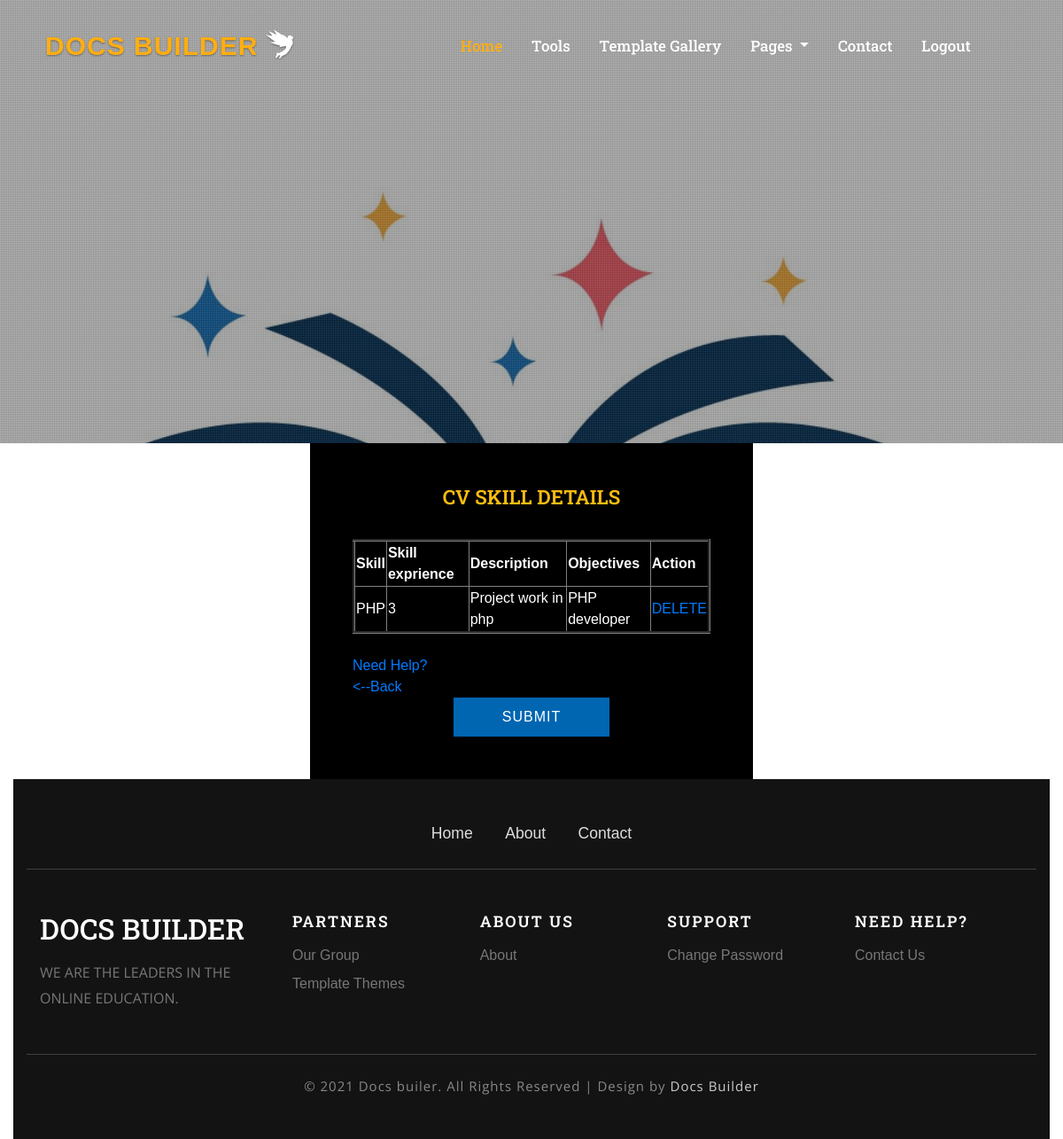
Page /web/editskill.php (signed in) on the committed database.
### tables this page shows
CREATE TABLE `resume_data` (
  `Tech_Id` int(20) NOT NULL,
  `Skill` varchar(30) NOT NULL,
  `Skill_exprience` varchar(30) NOT NULL,
  `Description` longtext NOT NULL,
  `user_id` int(20) NOT NULL,
  `objective` longtext NOT NULL
);

### web/editskill.php (the view, shortened to what this page needs)
<!DOCTYPE html>
<html lang="en">
<head>
	<link rel="stylesheet" href="css/bootstrap.css">
	<link rel="stylesheet" href="css/style.css" type="text/css" media="all" />
	<link rel="stylesheet" href="css/fontawesome-all.css">
</head>
<body>
<?php
 include 'conn.php';
 include 'head.php';
?>
<section class="innerpage_banner py-5">
	<div class="dot1">
	</div>
</section>
<div class="container-fluid">
			<div class="row">
				<div class="col-lg-12 map ">
				<center><div class="col-lg-5 mail-grid1-form ">
						<h3 class="tittle-w3"><span>CV Skill Details</span></h3>
						 <table border="3">
                                <tr>
                   		            <th>Skill  </th>
                                    <th>Skill exprience  </th>
                    	            <th>Description  </th>
                    	            <th>Objectives</th>
                                    <th>Action  </th>
                                </tr>
            					<tbody><b>
									<?php
									$sql="SELECT * FROM resume_data WHERE user_id=".$_SESSION['sess_uid'];
									$res=mysqli_query($con,$sql);
									$count=mysqli_num_rows($res);
									if($count==0)
									{
										echo "<script> alert('sorry data are not found');</script>";
									}
									else
									{
									while($row=$res->fetch_assoc())
									{
												echo "<tr>";
												echo "<td>".$row['Skill']."</td>";
												echo "<td>".$row['Skill_exprience']."</td>";
												echo "<td>".$row['Description']."</td>";
												echo "<td>".$row['objective']."</td>";?>
												<td><a href='?del=<?php echo $row['Tech_Id']; ?>' onclick="return confirm('Are You Sure?');">DELETE</a>
												</td>
											</tr>
									<?php
									}
                					}
									?>
										</b></tbody>
                                    </table><br>
                                    <a href="contact.php" class="ab">Need Help?</a><br/><a href="services.php" class="ab"><--Back</a></form><br/>
                   							<form method="post">
												<input type="submit" name="pop">
											</form>
					</div>
				</center>
			</div
		</div>
</div>
<?php
 include 'footer.php';
?>
</body>
</html>

### web/css/style.css (style rules this page uses)
body { padding:0; margin:0; background:#fff; position:relative; font-family: 'Montserrat', sans-serif; }
body a { transition:0.5s all; -webkit-transition:0.5s all; -moz-transition:0.5s all; -o-transition:0.5s all; -ms-transition:0.5s all; }
input[type="button"],input[type="submit"],.contact-form input[type="submit"] { transition:0.5s all; -webkit-transition:0.5s all; -moz-transition:0.5s all; -o-transition:0.5s all; -ms-transition:0.5s all; }
h1,h2,h3,h4,h5,h6 { margin:0; font-family: 'Roboto Slab', serif; }
.innerpage_banner { background: url("../images/logo.png") no-repeat 0px 0px; background-size: cover; min-height: 500px; }
.dot1 { position: absolute; top: 0; left: 0; width: 100%; min-height: 500px; background: url(../images/dott.png)repeat 0px 0px; background-size: 2px; -webkit-background-size: 2px; -moz-background-size: 2px; -o-background-size: 2px; -ms-background-size: 2px; }
.mail-grid1-form input[type="submit"] { outline: none; border: none; font-size: 16px; background: #0066b2; padding: 10px 55px; color: #fff; transition: .5s ease-in; -webkit-transition: .5s ease-in; -moz-transition: .5s ease-in; text-transform: uppercase; letter-spacing:1px; }
.map { padding: 0; }
.mail-grid1-form { padding: 3em; background: #000; }
h3.tittle-w3 { color:#fff; font-size: 1.4em; margin-bottom: 1.5em; text-transform:uppercase; font-weight:600; }
h3.tittle-w3 span { color: #fdbd10; }

### web/editskill.php (style rules this page uses)
.ab { text-align: right; float: left; }
* { color: white; }

### rows in the picture
resume_data: Skill "PHP", Skill_exprience "3", Description "Project work in php", objective "PHP developer"
